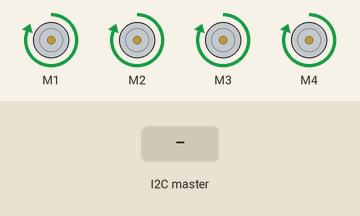
Simulated run of this sketch. Board: Arduino Uno, built with avr-gcc and run on an emulated ATmega328P. On the bench: 4 × DC motor (green arrow = forward, orange = backward, longer = faster). The inputs (shaded band) are chosen by the test bench.

Above: at 1.2 s.
1.3 s: the I2C master sends the byte 2
At 2.4 s:
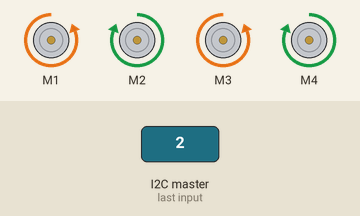
2.8 s: the I2C master sends the byte 1
At 3.5 s:
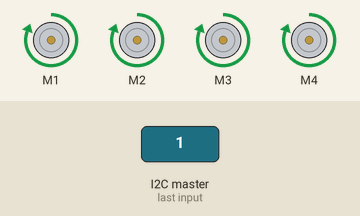
Timing chart, 0 to 5.8 s (numbered marks = the images above; inputs shaded):
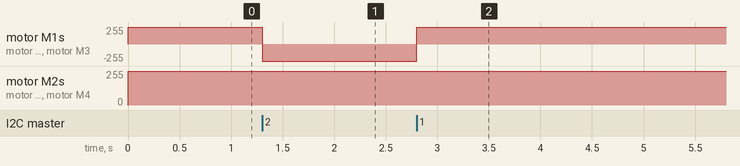

Measured:
- after the input at 1.3 s, motor M1, motor M3: forward 255/255 → backward 255/255 at once
- after the input at 2.8 s, motor M1, motor M3: backward 255/255 → forward 255/255 at once

The sketch:

LINE_FOLLWER_SLAVE.ino
```cpp
#include <Wire.h>
#include <AFMotor.h>
AF_DCMotor motor1(1);
AF_DCMotor motor2(2);
AF_DCMotor motor3(3);
AF_DCMotor motor4(4);
int x= 1 ;
void setup() {

  // Start the I2C Bus as Slave on address 9
  Wire.begin(9);
  // Attach a function to trigger when something is received.
  Wire.onReceive(receiveEvent);
  motor1.setSpeed(255);
motor2.setSpeed(255);
motor3.setSpeed(255);
motor4.setSpeed(255);
}
void receiveEvent(int bytes) {
  x = Wire.read();    // read one character from the I2C
}
void loop() {
  //If value received is 0 blink LED for 200 ms
  if (x == 1) {
    motor1.run(FORWARD);
motor2.run(FORWARD);
motor3.run(FORWARD);
motor4.run(FORWARD);
  }
  //If value received is 3 blink LED for 400 ms


  if (x == 2)
  { motor1.run(BACKWARD);
motor2.run(FORWARD);
motor3.run(BACKWARD);
motor4.run(FORWARD);
  }


  if (x == 3)
  { motor1.run(FORWARD);
motor2.run(BACKWARD);
motor3.run(FORWARD);
motor4.run(BACKWARD);
  }


  if (x == 4)
  {
    motor1.run(RELEASE);
motor2.run(RELEASE);
motor3.run(RELEASE);
motor4.run(RELEASE);
  }
}
```
